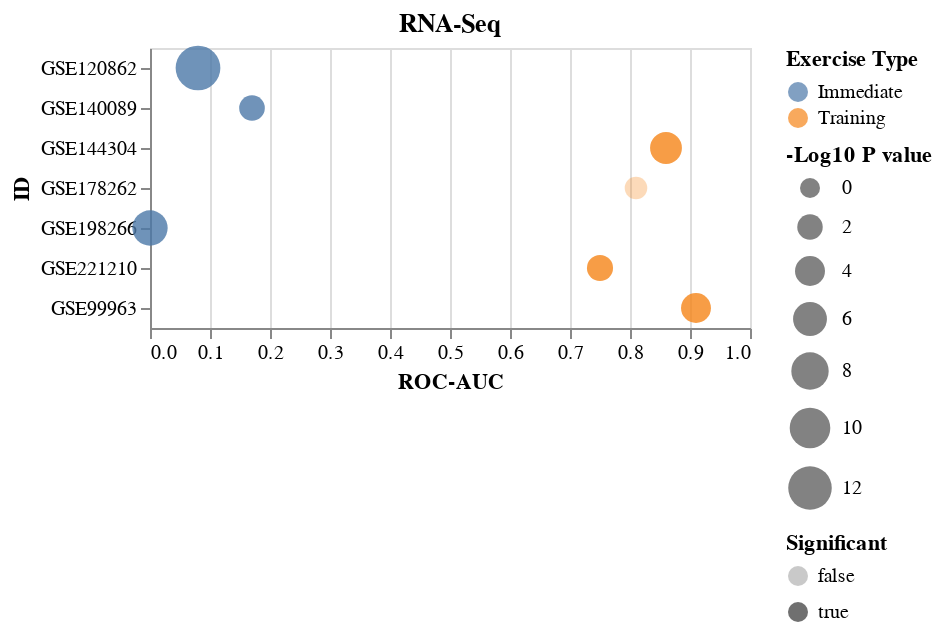

Source (notebook cell):
### Markdown cell above
## Figure 4 D

### Code cell
rnaSeqLst=['GSE120862','GSE140089','GSE198266','GSE178262','GSE144304','GSE221210','GSE99963']
saveName='./Files/Figs/MacrophageExerciseDotPlot_RNASeq_log10Pval.svg'
title='RNA-Seq'
save=True
dfIn=df.loc[rnaSeqLst]

chart=makeDotPlot(dfIn,saveName=saveName,title=title,rev=False,save=save)
chart

### Figure 1 — Vega-Lite specification as saved in the notebook (floating-point values rounded to 4 significant figures)
{"config": {"view": {"continuousWidth": 300, "continuousHeight": 300}}, "data": {"name": "data-38d3b019cd5ca069db67e3abf2a45af8"}, "mark": {"type": "circle"}, "encoding": {"color": {"field": "Exercise Type", "type": "nominal"}, "opacity": {"field": "Significant", "type": "nominal"}, "size": {"field": "-Log10 P value", "scale": {"range": [100, 500], "reverse": false}, "type": "quantitative"}, "x": {"field": "ROC-AUC", "scale": {"domain": [0, 1]}, "type": "quantitative"}, "y": {"field": "ID", "type": "nominal"}}, "title": "RNA-Seq", "$schema": "https://vega.github.io/schema/vega-lite/v5.8.0.json", "datasets": {"data-38d3b019cd5ca069db67e3abf2a45af8": [{"ID": "GSE120862", "ROC-AUC": 0.08, "Pval": 1.51e-13, "Exercise Type": "Immediate", "-Log10 P value": 12.82, "Significant": true}, {"ID": "GSE140089", "ROC-AUC": 0.17, "Pval": 0.00853, "Exercise Type": "Immediate", "-Log10 P value": 2.069, "Significant": true}, {"ID": "GSE198266", "ROC-AUC": 0.0, "Pval": 1.61e-07, "Exercise Type": "Immediate", "-Log10 P value": 6.793, "Significant": true}, {"ID": "GSE178262", "ROC-AUC": 0.81, "Pval": 0.133, "Exercise Type": "Training", "-Log10 P value": 0.8761, "Significant": false}, {"ID": "GSE144304", "ROC-AUC": 0.86, "Pval": 1.19e-05, "Exercise Type": "Training", "-Log10 P value": 4.924, "Significant": true}, {"ID": "GSE221210", "ROC-AUC": 0.75, "Pval": 0.00548, "Exercise Type": "Training", "-Log10 P value": 2.261, "Significant": true}, {"ID": "GSE99963", "ROC-AUC": 0.91, "Pval": 0.000105, "Exercise Type": "Training", "-Log10 P value": 3.979, "Significant": true}]}}
